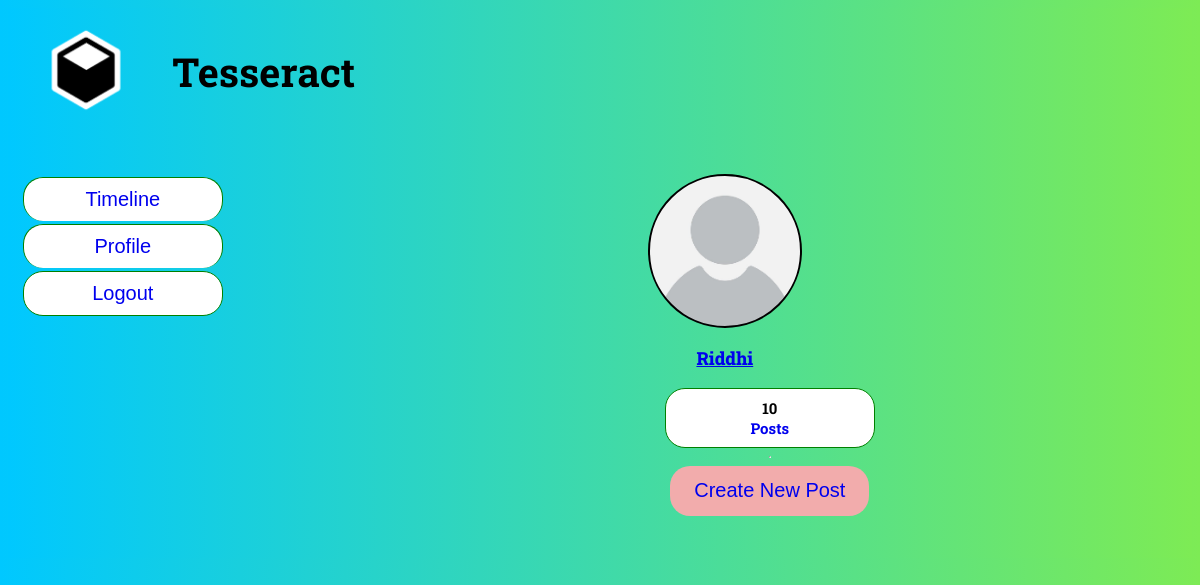
The page /profile/1 on the database as committed earlier.
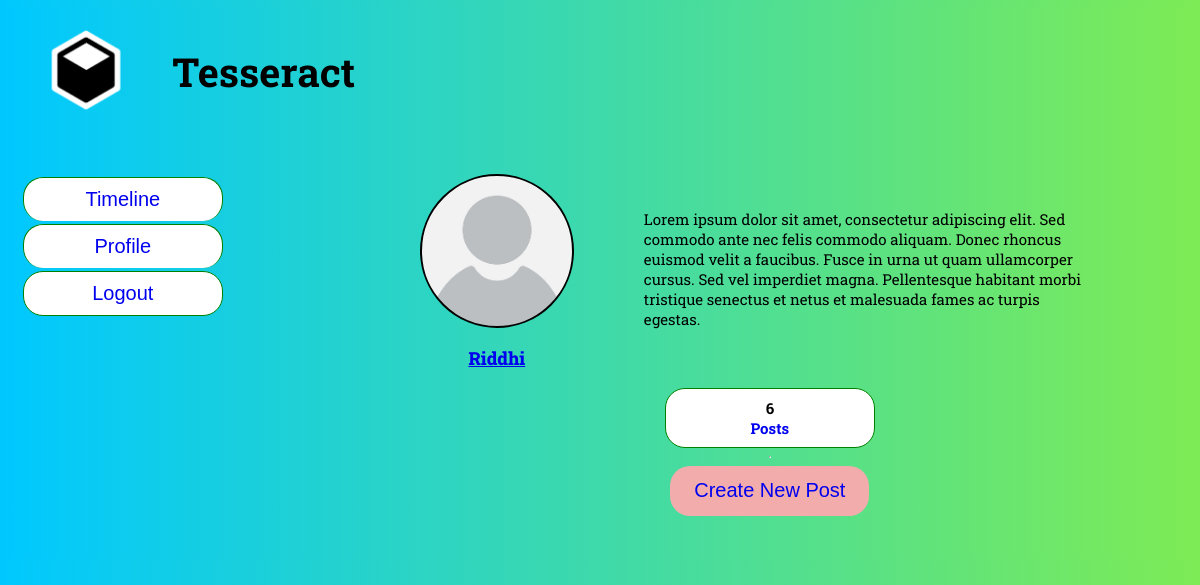
The same page on the database as committed later.
### tables this page shows
CREATE TABLE users (
    user_id INTEGER PRIMARY KEY AUTOINCREMENT,
    username TEXT NOT NULL,
    pass_word TEXT NOT NULL,
    bio TEXT NOT NULL DEFAULT "Lorem ipsum dolor sit amet, consectetur adipiscing elit. Sed commodo ante nec felis commodo aliquam. Donec rhoncus euismod velit a faucibus. Fusce in urna ut quam ullamcorper cursus. Sed vel imperdiet magna. Pellentesque habitant morbi tristique senectus et netus et malesuada fames ac turpis egestas.",
    pic LONGBLOB NOT NULL DEFAULT "static/unk.jpg"
);

### app.py (the view)
@app.route("/profile/<int:user_id>", methods=['GET', 'POST'])
def profile(user_id):
    user = get_user(user_id)
    conn = get_db_connection()
    post_count = conn.execute('SELECT COUNT(*) FROM posts WHERE user_id = ?', (user_id,)).fetchone()[0]
    conn.close()
    return render_template('profile.html', user=user, post_count=post_count)

### app.py (called while the page is built)
def get_db_connection():
    conn = sqlite3.connect('database.db')
    conn.row_factory = sqlite3.Row
    return conn

def get_user(user_id):
    conn = get_db_connection()
    post = conn.execute('SELECT * FROM users WHERE user_id = ?',
                        (user_id,)).fetchone()
    conn.close()
    if post is None:
        abort(404)
    return post

### templates/profile.html (shortened to what this page needs)
<!DOCTYPE html>
<html>
<head>
    <link rel="stylesheet" type="text/css" href="{{ url_for('static', filename='profile.css') }}">
</head>
<body>
    <div class="container">
        <div class="top">
            <div class="logo">
                <img src="{{ url_for('static', filename='logo.png') }} " alt="logo">
            </div>
            <div class="titl">
                <h1>Tesseract</h1>
            </div>
        </div>
        <div class="bottom">
            <div class="btn-group">
                <button><a style="text-decoration: none" href="{{ url_for('timeline', user_id = user['user_id']) }}"><span>Timeline</span></a></button>
                <button><a style="text-decoration: none" href="{{ url_for('profile', user_id = user['user_id']) }}"><span>Profile</span></a></button>
                <button><a style="text-decoration: none" href="{{ url_for('login') }}"><span>Logout</span></a></button>
            </div>
            <div class="prof">
                <div class="profTop">
                    <div class="imgName">
                        <div class="circular-image" style="background-image: url('{{ url_for('static', filename='unk.jpg') }}');">
                            </div>
                        <a href="{{ url_for('edit_profile', user_id=user[0]) }}">
                        <div class="name">
                            <p>{{ user[1] }}</p>
                        </div>
                        </a>
                    </div>
                    <div class="bio">
                        <p>{{ user[3] }}</p>
                    </div>
                </div>
                <div class="profBottom">
                    <button>
                        <h4>{{ post_count }}</h4>
                        <a style="text-decoration: none" href="{{ url_for('profileposts', user_id = user['user_id']) }}"><h4>Posts</h4></a>
                    </button>
                </div>
                <hr>
                <div class="butto">
                    <button><a style="text-decoration: none" href="{{ url_for('create', user_id = user['user_id']) }}"><span>Create New Post</span></a></button>
                </div>
            </div>
        </div>
    </div>
</body>
</html>

Rows that differ between the two databases and show on the page:
changed users "Riddhi": bio (not shown) → "Lorem ipsum dolor sit amet, consectetur adipiscing elit. Sed commodo ante nec felis commodo aliquam. Donec rhoncus euismod velit a faucibus. Fusce in urna ut quam ullamcorper cursus. Sed vel imperdiet magna. Pellentesque habitant morbi tristique senectus et netus et malesuada fames ac turpis egestas."
Other text that changed with them:
{{ post_count }}: "10" → "6"
